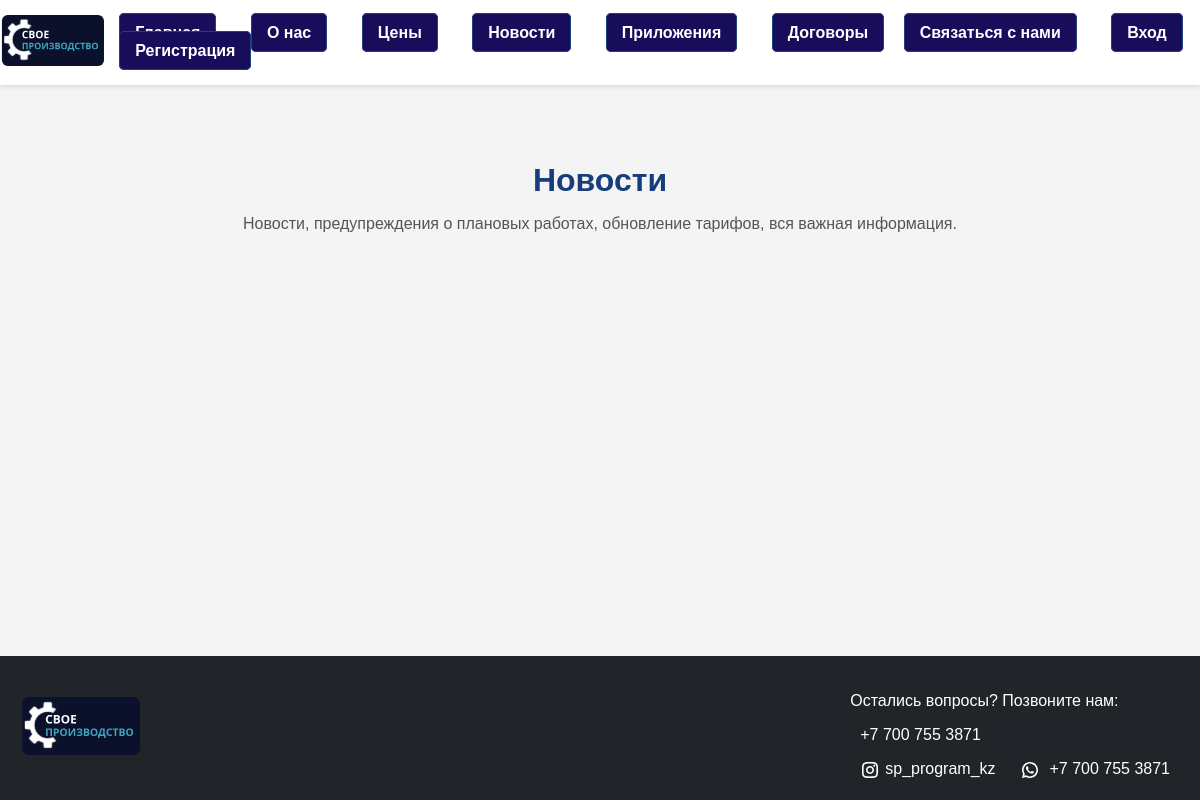
The app's page /news, older data.
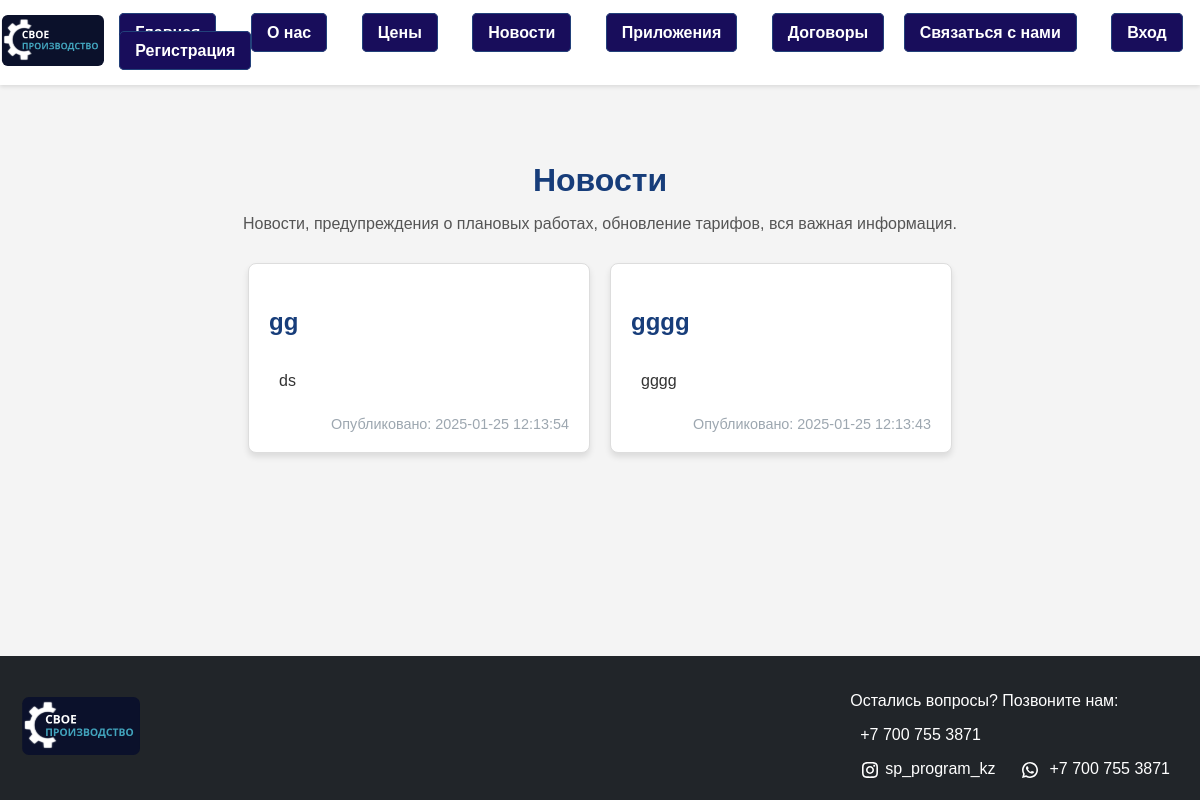
The same page, newer data.
### tables this page shows
CREATE TABLE news (
            id INTEGER PRIMARY KEY AUTOINCREMENT,
            title TEXT NOT NULL,
            content TEXT NOT NULL,
            date TIMESTAMP DEFAULT CURRENT_TIMESTAMP
        );

### flask_app/app.py (the view)
@app.route('/news')
def news():
    conn = get_db_connection()
    cur = conn.cursor()
    cur.execute('SELECT title, date, content FROM news ORDER BY date DESC;')
    data = cur.fetchall()
    conn.close()
    return render_template('news.html', data=data)

### flask_app/app.py (called while the page is built)
def get_db_connection():
    conn = sqlite3.connect(r'C:\Users\kotonai\Downloads\project\database\db.sqlite3')
    conn.row_factory = sqlite3.Row  # Для доступа к данным по имени столбца
    return conn

### flask_app/templates/news.html (shortened to what this page needs)
{% extends 'base.html' %}
{% block extra_styles %}
<link rel="stylesheet" href="{{ url_for('static', filename='css/news.css') }}">
{% endblock %}
{% block content %}
<section class="news-block">
    <h2>Новости</h2>
    <p>Новости, предупреждения о плановых работах, обновление тарифов, вся важная информация.</p>
    <div class="news-container">
        {% for title, date, content in data %}
        <div class="news-item">
            <h3>{{ title }}</h3>
            <pre class="news-content">{{ content }}</pre>
            <span>Опубликовано: {{ date }}</span>
        </div>
        {% endfor %}
    </div>
</section>
{% endblock %}

Row changes from the older to the newer data that the page shows:
added news: title "gg", content "ds", date "2025-01-25 12:13:54"
added news: title "gggg", content "gggg", date "2025-01-25 12:13:43"
